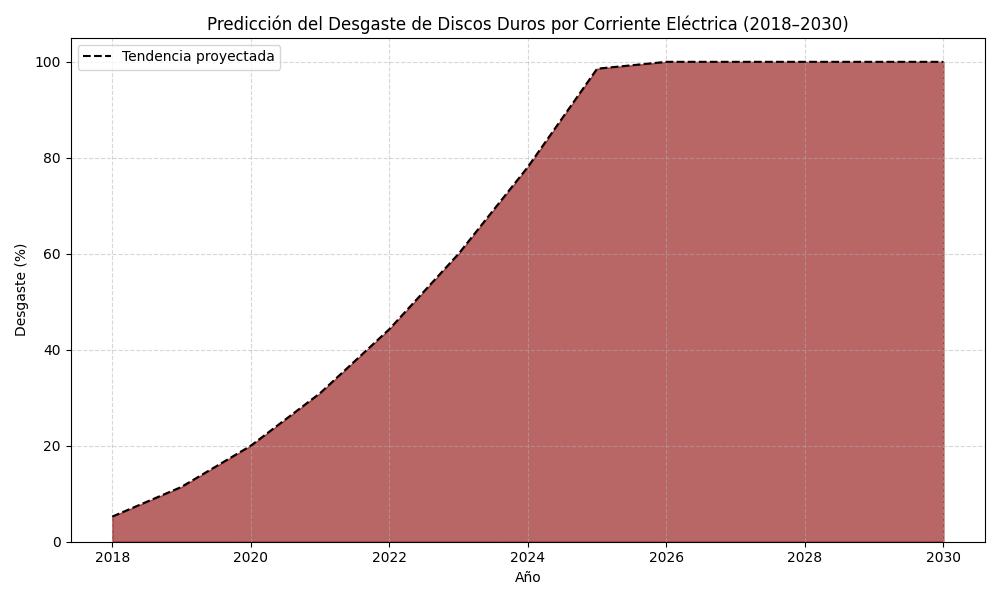

Write the Python code that produced this figure.
import matplotlib.pyplot as plt
import pandas as pd
import numpy as np
from sklearn.preprocessing import PolynomialFeatures
from sklearn.linear_model import LinearRegression

# Datos históricos
años = np.array([2018, 2019, 2020, 2021, 2022, 2023, 2024]).reshape(-1, 1)
desgaste = np.array([5, 12, 20, 30, 45, 60, 78])  # en %

# Regresión polinómica de grado 2
poly = PolynomialFeatures(degree=2)
X_poly = poly.fit_transform(años)
modelo = LinearRegression()
modelo.fit(X_poly, desgaste)

# Años extendidos hasta 2030
años_todos = np.arange(2018, 2031).reshape(-1, 1)
X_todos_poly = poly.transform(años_todos)
desgaste_predicho = modelo.predict(X_todos_poly)

# Limitar desgaste al 100%
desgaste_predicho = np.clip(desgaste_predicho, 0, 100)

# Crear gráfico de área
plt.figure(figsize=(10, 6))
plt.fill_between(años_todos.flatten(), desgaste_predicho, color='darkred', alpha=0.6)

# Dibujar la curva encima del área
plt.plot(años_todos.flatten(), desgaste_predicho, color='black', linestyle='--', label='Tendencia proyectada')

# Etiquetas
plt.title('Predicción del Desgaste de Discos Duros por Corriente Eléctrica (2018–2030)')
plt.xlabel('Año')
plt.ylabel('Desgaste (%)')
plt.ylim(0, 105)
plt.grid(True, linestyle='--', alpha=0.5)
plt.legend()
plt.tight_layout()
plt.show()
